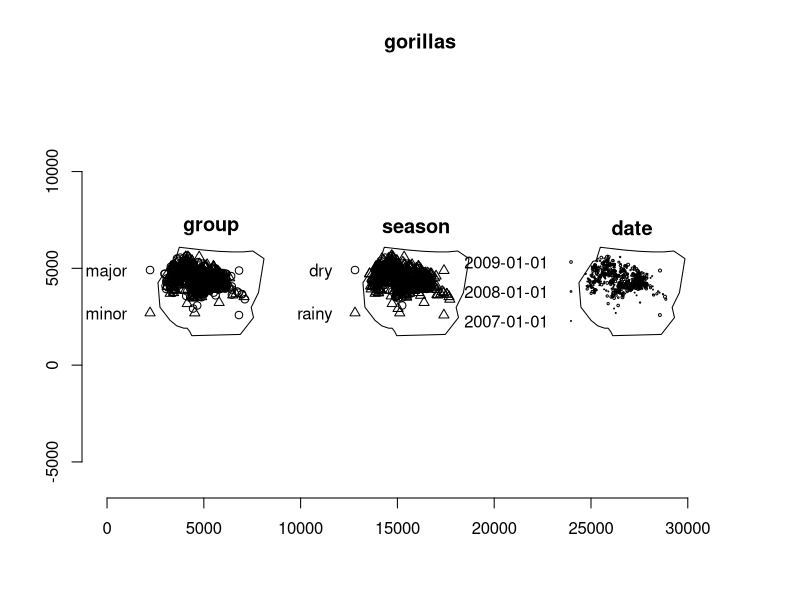
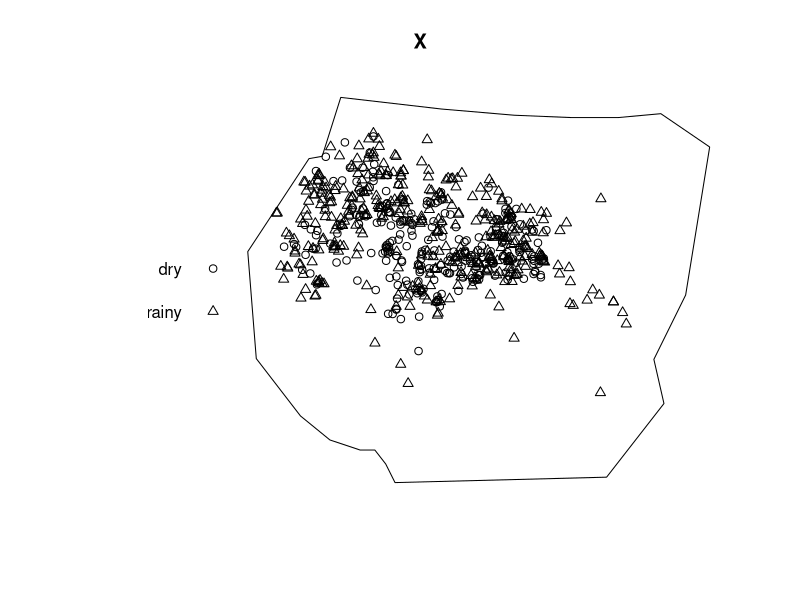
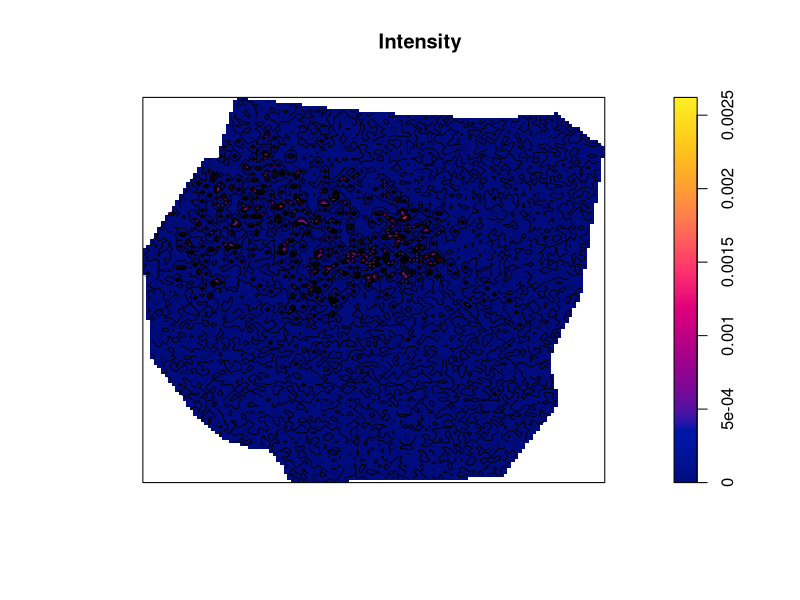
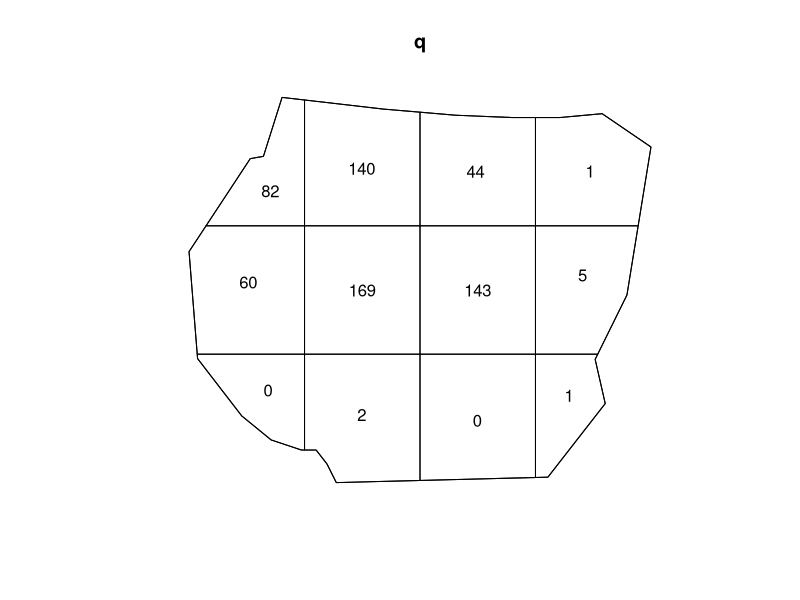
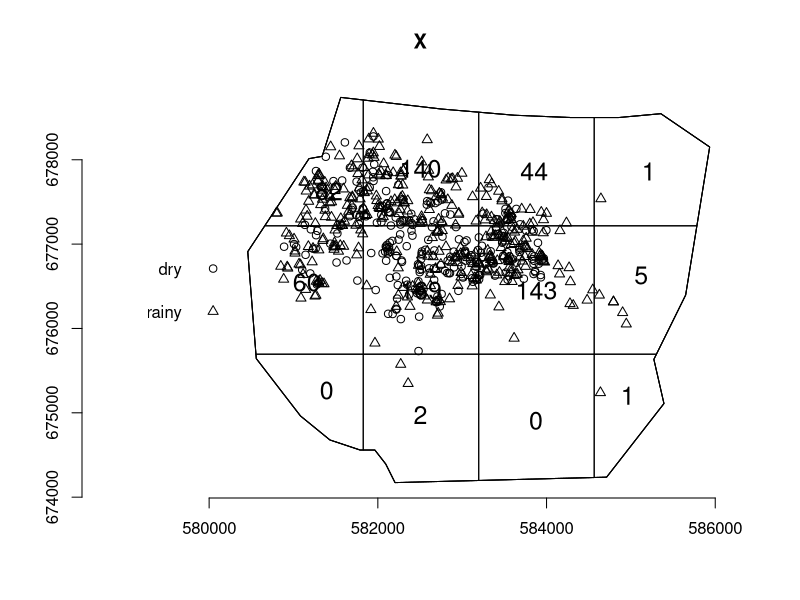
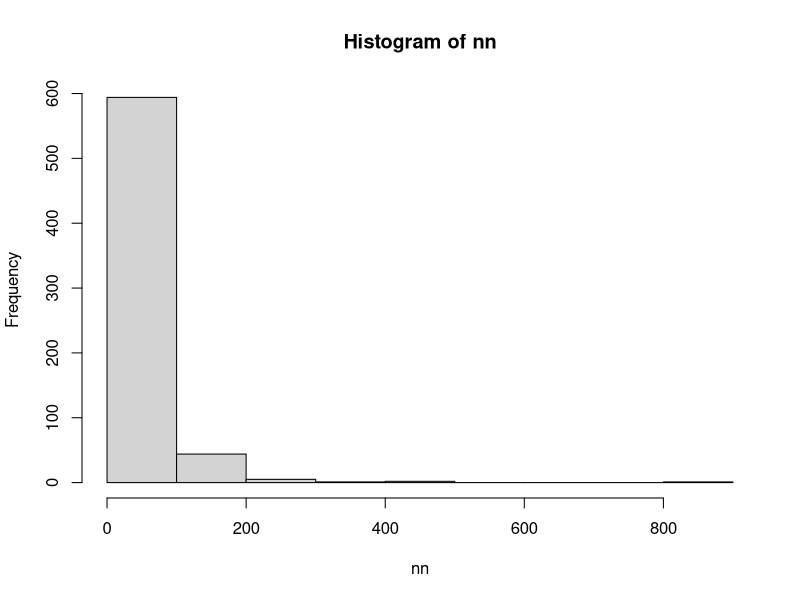
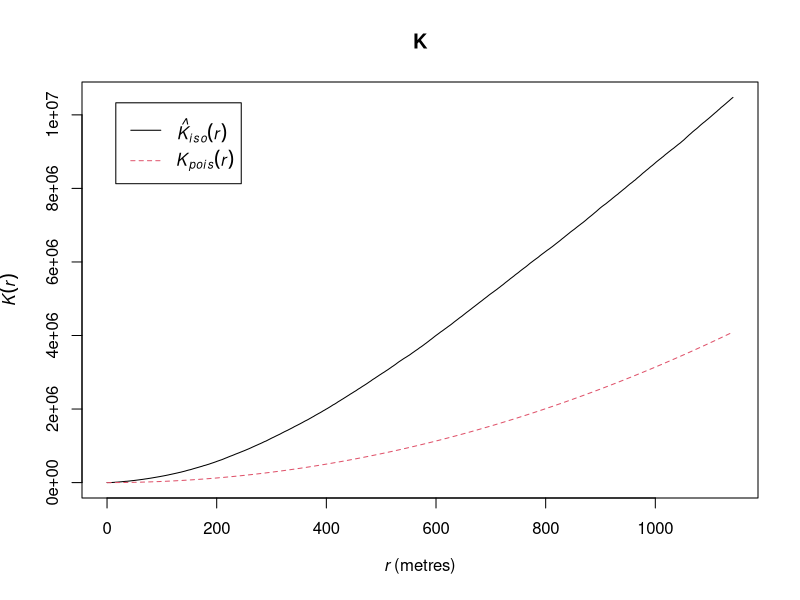
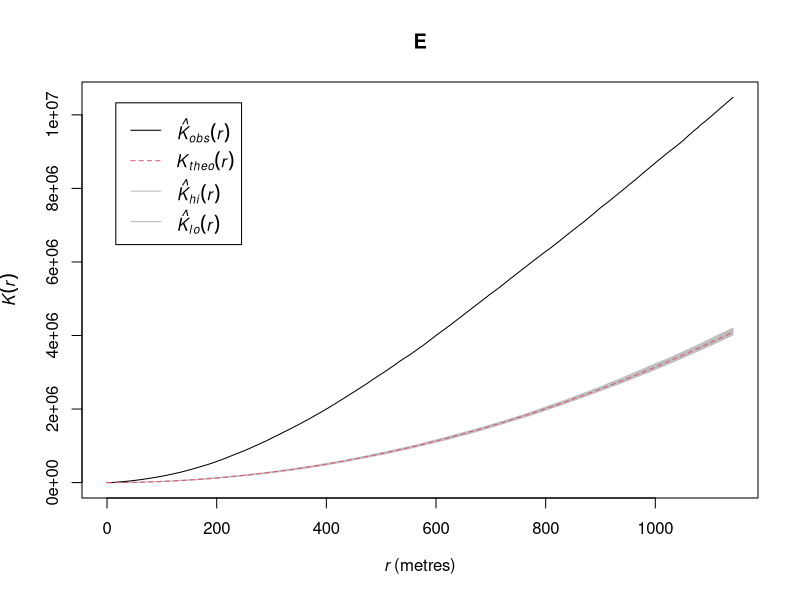

These charts were generated, in order, by the following R code:
## ---- chunk 1
library(spatstat)
library(spatstat.data)
library(spatstat.geom)
## ---- chunk 2
# data(package = "spatstat.data")
## ---- chunk 3
gorillas
## ---- chunk 4
class(gorillas)
## ---- chunk 5
plot(gorillas)
axis(1)
axis(2)
## ---- chunk 6
# ambil marks cause saja
X <- gorillas
marks(X) <- data.frame(season = marks(gorillas)$season)
plot(X)
## ---- chunk 7
summary(X)
## ---- chunk 8
den <- density(x = X, sigma = 5)
summary(den)
## ---- chunk 9
plot(den, main = "Intensity")
contour(den, add = TRUE) # contour plot
## ---- chunk 10
q <- quadratcount(X, nx = 4, ny = 3)
q
## ---- chunk 11
plot(q)
## ---- chunk 12
plot(X)
axis(1)
axis(2)
plot(q, add = TRUE, cex = 1.5)
## ---- chunk 13
mu <- mean(q)
sigma <- sd(q)^2
VMR <- sigma/mu
VMR
## ---- chunk 14
nn <- nndist(X)
hist(nn)
## ---- chunk 15
K<- Kest(X, correction="Ripley")
plot(K)
## ---- chunk 16
E<-envelope(X,Kest, nsim=99)
## ---- chunk 17
plot(E)
## ---- chunk 18
mad.test(X, Kest, nsim=99, alternative="two.sided")
